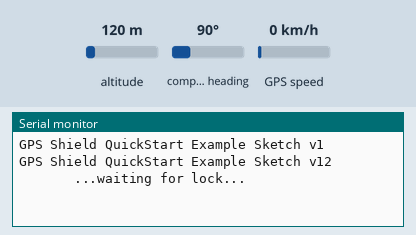
This sketch was run on a simulated Arduino Uno, built with avr-gcc and run on an emulated ATmega328P. Parts: the last lines printed to the serial monitor. Inputs (shaded band) come from the test bench; at power-on: altitude 120 m, compass heading 90°, GPS speed 0 km/h. The GPS gets a fix after 3 s at 37.7749, -122.4194 with 8 satellites.

Above: at 1.2 s.
1.3 s: altitude set to 20 m
At 4.0 s:
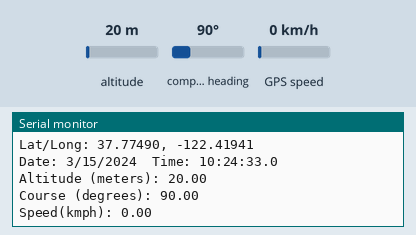
4.6 s: compass heading set to 7°
At 5.9 s:
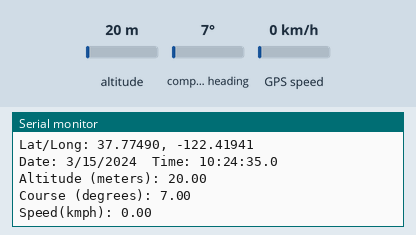
6.1 s: GPS speed set to 2 km/h
At 7.7 s:
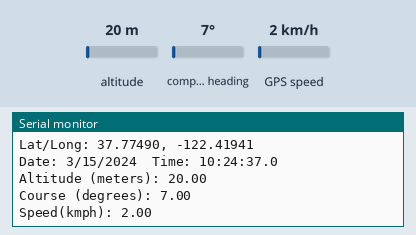
Timing chart, 0 to 9.2 s (numbered marks = the images above; inputs shaded):
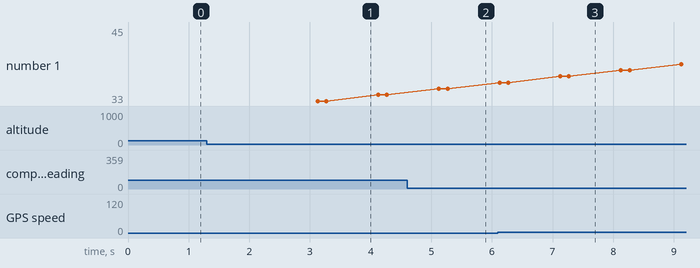

Measured:
- after the input at 1.3 s, the serial monitor: prints a new line after 1.9 s (image 1)
- after the input at 4.6 s, the serial monitor: prints a new line after 0.59 s (image 2)
- after the input at 6.1 s, the serial monitor: prints a new line after 1.1 s (image 3)

The sketch:

gps_test_v1.ino
```cpp
/*
  6-8-10
  Aaron Weiss
  SparkFun Electronics

  Example GPS Parser based off of arduiniana.org TinyGPS examples.

  Parses NMEA sentences from an EM406 running at 4800bps into readable
  values for latitude, longitude, elevation, date, time, course, and
  speed.

  For the SparkFun GPS Shield. Make sure the switch is set to DLINE.

  Once you get your longitude and latitude you can paste your
  coordinates from the terminal window into Google Maps. Here is the
  link for SparkFun's location.
  http://maps.google.com/maps?q=40.06477,+-105.20997

  Uses the NewSoftSerial library for serial communication with your GPS,
  so connect your GPS TX and RX pin to any digital pin on the Arduino,
  just be sure to define which pins you are using on the Arduino to
  communicate with the GPS module.

  REVISIONS:
  1-17-11
    changed values to RXPIN = 2 and TXPIN = to correspond with
    hardware v14+. Hardware v13 used RXPIN = 3 and TXPIN = 2.

*/

// In order for this sketch to work, you will need to download
// TinyGPS library from arduiniana.org and put them
// into the hardware->libraries folder in your ardiuno directory.
#include <SoftwareSerial.h>
#include <TinyGPS.h>

// Define which pins you will use on the Arduino to communicate with your
// GPS. In this case, the GPS module's TX pin will connect to the
// Arduino's RXPIN which is pin 3.
#define RXPIN 8
#define TXPIN 9
//Set this value equal to the baud rate of your GPS
#define GPSBAUD 9600

// Create an instance of the TinyGPS object
TinyGPS gps;
// Initialize the NewSoftSerial library to the pins you defined above
SoftwareSerial uart_gps(RXPIN, TXPIN);

// This is where you declare prototypes for the functions that will be
// using the TinyGPS library.
void getgps(TinyGPS &gps);

// In the setup function, you need to initialize two serial ports; the
// standard hardware serial port (Serial()) to communicate with your
// terminal program an another serial port (NewSoftSerial()) for your
// GPS.
void setup()
{
  // This is the serial rate for your terminal program. It must be this
  // fast because we need to print everything before a new sentence
  // comes in. If you slow it down, the messages might not be valid and
  // you will likely get checksum errors.
  Serial.begin(9600);
  //Sets baud rate of your GPS
  uart_gps.begin(GPSBAUD);

  Serial.println("");
  Serial.println("GPS Shield QuickStart Example Sketch v12");
  Serial.println("       ...waiting for lock...           ");
  Serial.println("");
}

// This is the main loop of the code. All it does is check for data on
// the RX pin of the ardiuno, makes sure the data is valid NMEA sentences,
// then jumps to the getgps() function.
void loop()
{
  while(uart_gps.available())     // While there is data on the RX pin...
  {
      int c = uart_gps.read();    // load the data into a variable...
      if(gps.encode(c))      // if there is a new valid sentence...
      {
        getgps(gps);         // then grab the data.
      }
  }
}

// The getgps function will get and print the values we want.
void getgps(TinyGPS &gps)
{
  // To get all of the data into varialbes that you can use in your code,
  // all you need to do is define variables and query the object for the
  // data. To see the complete list of functions see keywords.txt file in
  // the TinyGPS and NewSoftSerial libs.

  // Define the variables that will be used
  float latitude, longitude;
  // Then call this function
  gps.f_get_position(&latitude, &longitude);
  // You can now print variables latitude and longitude
  Serial.print("Lat/Long: ");
  Serial.print(latitude,5);
  Serial.print(", ");
  Serial.println(longitude,5);

  // Same goes for date and time
  int year;
  byte month, day, hour, minute, second, hundredths;
  gps.crack_datetime(&year,&month,&day,&hour,&minute,&second,&hundredths);
  // Print data and time
  Serial.print("Date: "); Serial.print(month, DEC); Serial.print("/");
  Serial.print(day, DEC); Serial.print("/"); Serial.print(year);
  Serial.print("  Time: "); Serial.print(hour, DEC); Serial.print(":");
  Serial.print(minute, DEC); Serial.print(":"); Serial.print(second, DEC);
  Serial.print("."); Serial.println(hundredths, DEC);
  //Since month, day, hour, minute, second, and hundr

  // Here you can print the altitude and course values directly since
  // there is only one value for the function
  Serial.print("Altitude (meters): "); Serial.println(gps.f_altitude());
  // Same goes for course
  Serial.print("Course (degrees): "); Serial.println(gps.f_course());
  // And same goes for speed
  Serial.print("Speed(kmph): "); Serial.println(gps.f_speed_kmph());
  Serial.println();

  // Here you can print statistics on the sentences.
  unsigned long chars;
  unsigned short sentences, failed_checksum;
  gps.stats(&chars, &sentences, &failed_checksum);
  //Serial.print("Failed Checksums: ");Serial.print(failed_checksum);
  //Serial.println(); Serial.println();
}
```
